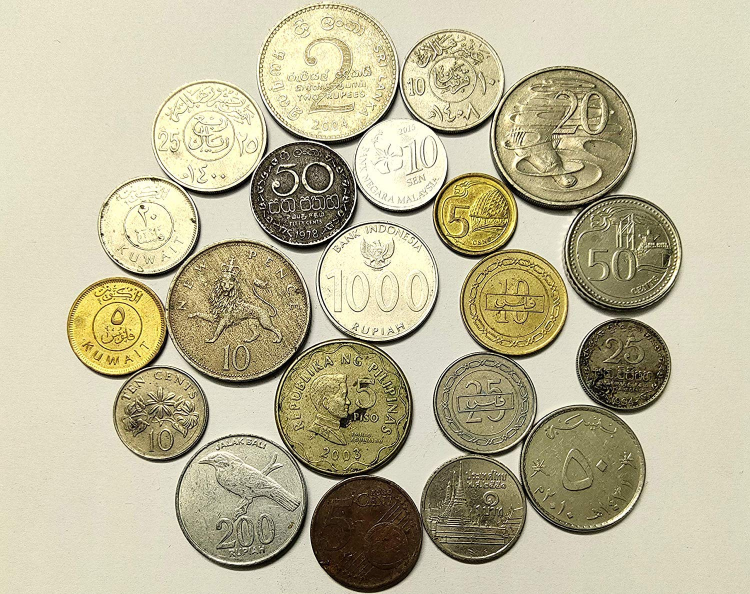
#> input picture resources/coins.jpg, 1500 x 1188 px (shown at 1/2 size)
$ python coin_detector_slider.py
#> lines starting #> are read from the running program, lines starting #| are printed output that depends on the picture
import cv2
import numpy as np

window_name = "coins"
cv2.namedWindow(window_name, cv2.WINDOW_NORMAL)

image_original = cv2.imread("resources/coins.jpg", -1)
#> image_original is the input picture: shape (1188, 1500, 3); mean B, G, R 153.6, 183.6, 190
image_original = cv2.resize(image_original, (500, 396))
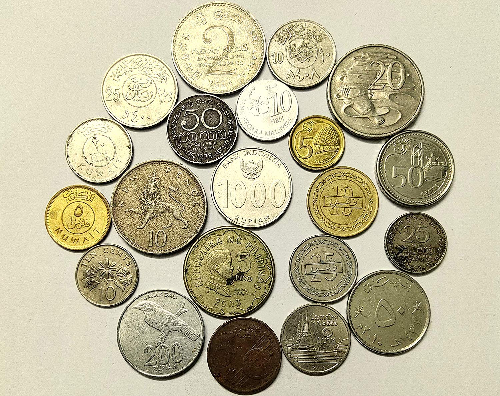
#> image_original: shape (396, 500, 3); mean B, G, R 153.6, 183.6, 190
image_gray = cv2.cvtColor(image_original, cv2.COLOR_BGR2GRAY)
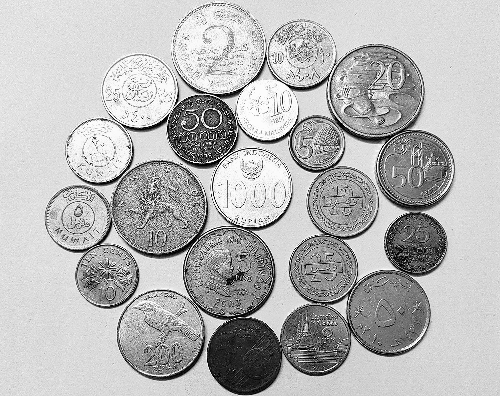
#> image_gray: shape (396, 500); min 0, max 255, mean 182.1


def get_trackbar_value(trackbar_name):
    value = cv2.getTrackbarPos(trackbar_name, window_name)
    return value if value > 0 else 1


def on_trackbar(_):
    global dp, min_dist, param1, param2, min_radius, max_radius
    dp = get_trackbar_value("dp")
    min_dist = get_trackbar_value("min_dist")
    param1 = get_trackbar_value("param1")
    param2 = get_trackbar_value("param2")
    min_radius = get_trackbar_value("min_radius")
    max_radius = get_trackbar_value("max_radius")


cv2.createTrackbar("dp", window_name, 1, 5, on_trackbar)
cv2.createTrackbar("min_dist", window_name, 15, 50, on_trackbar)
cv2.createTrackbar("param1", window_name, 50, 150, on_trackbar)
cv2.createTrackbar("param2", window_name, 20, 100, on_trackbar)
cv2.createTrackbar("min_radius", window_name, 10, 100, on_trackbar)
cv2.createTrackbar("max_radius", window_name, 50, 100, on_trackbar)

dp = 1
min_dist = 15
param1 = 50
param2 = 20
min_radius = 10
max_radius = 50


def detect_circles(image):
    return cv2.HoughCircles(image, cv2.HOUGH_GRADIENT, dp=dp, minDist=min_dist,
                            param1=param1, param2=param2, minRadius=min_radius, maxRadius=max_radius)


def draw_circles(image, circles):
    circles = np.uint16(np.around(circles))
    for i in circles[0, :]:
        # draw the outer circle
        cv2.circle(image, (i[0], i[1]), i[2], (0, 255, 0), 2)
        # draw the center of the circle
        cv2.circle(image, (i[0], i[1]), 2, (0, 0, 255), 3)
    return image


def put_text(image, text):
    return cv2.putText(image, text, (250, 350), cv2.FONT_HERSHEY_SIMPLEX, fontScale=1, thickness=3, color=(255, 0, 0))


previous_parameters = tuple()

while True:
    current_parameters = (dp, min_dist, param1, param2, min_radius, max_radius)

    if previous_parameters != current_parameters:
        print(current_parameters)

        circles = detect_circles(image_gray)
#> circles = 564 rows, first 8: [375.5, 92.5, 49.4], [251.5, 188.5, 41.6], [159.5, 208.5, 48.3], [161.5, 337.5, 42.7], [217.5, 49.5, 47.2], [142.5, 133.5, 49.4], [151.5, 114.5, 49.4], [229.5, 271.5, 47.2]
        current_image = image_original.copy()
        image = draw_circles(current_image, circles)
#> in draw_circles, `circles = np.uint16(np.around(circles))`: circles = 564 rows, first 8: [376, 92, 49], [252, 188, 42], [160, 208, 48], [162, 338, 43], [218, 50, 47], [142, 134, 49], [152, 114, 49], [230, 272, 47]
#> the loop in draw_circles, `for i in circles[0, :]:` made 564 passes
#> after the loop in draw_circles, `for i in circles[0, :]:`:
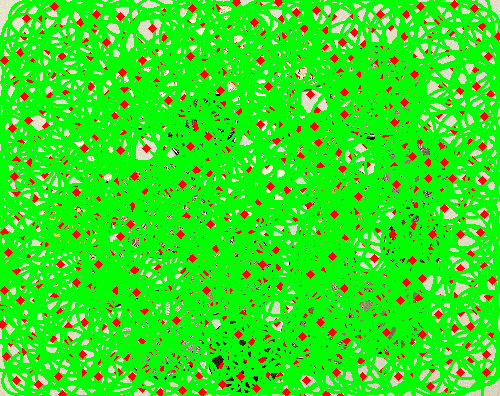
#> image: shape (396, 500, 3); mean B, G, R 27.3, 231.2, 47.4
        text = f"Detections: {len(circles[0])}"
#> text = 'Detections: 564'
        put_text(current_image, text)
        cv2.imshow(window_name, image)
        previous_parameters = current_parameters

    cv2.waitKey(1)
